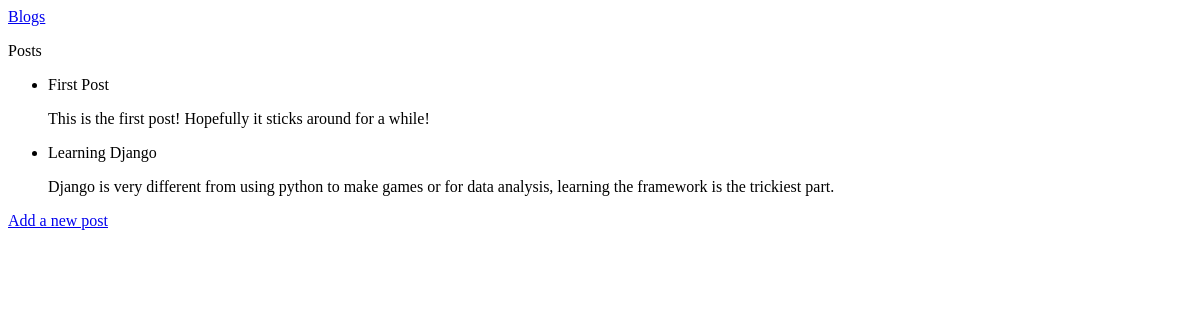
The app's page /, older data.
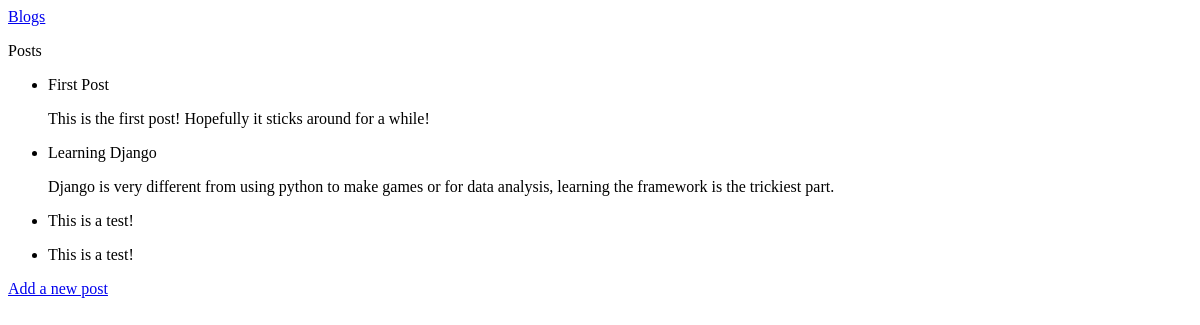
The same page, newer data.
### blogs/models.py (models this page shows, shortened)
class BlogPost(models.Model):
    title = models.CharField(max_length=200)
    text = models.TextField()
    date_added = models.DateTimeField(auto_now_add=True)

### blogs/views.py (the view)
# urls.py: path('', views.index, name='index'),
def index(request):
    posts = BlogPost.objects.order_by('date_added')
    context = {'posts': posts}
    return render(request, 'blogs/index.html', context)

### blogs/templates/blogs/index.html
{% extends "blogs/base.html" %}
{% block content%}
<p>Posts</p>
<ul>
    {% for post in posts %}
    <li>
        <p>{{ post.title }}</p>
        <p>{{ post.text }}</p>
    </li>
    {% empty %}
    <li>No Posts have been made yet</li>
    {% endfor %}
</ul>
<a href="{% url 'blogs:new_blog' %}">Add a new post</a>
{% endblock content %}

Row changes from the older to the newer data that the page shows:
added BlogPost: text "This is a test!"
added BlogPost: text "This is a test!"
